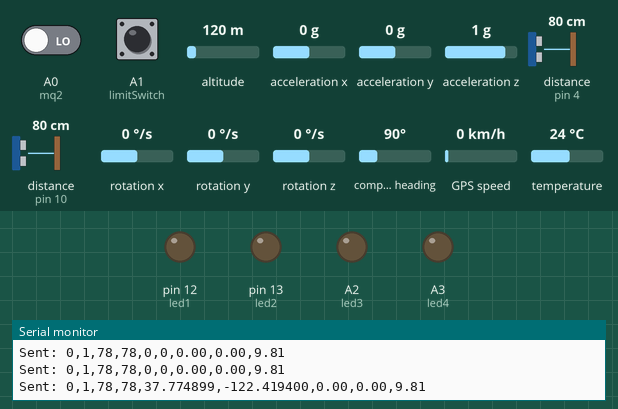
This sketch was run on a simulated Arduino Uno, built with avr-gcc and run on an emulated ATmega328P. Shown: output pins drawn as LEDs (lit = HIGH), the last lines printed to the serial monitor. Wiring (inferred from the names in the program): 2 × ultrasonic range finder: trigger pin 5, echo pin 4 / trigger pin 11, echo pin 10. The inputs (shaded band) are chosen by the test bench; at power-on: distance to the obstacle (sensors on pin 4, pin 10) 80 cm, A0 (mq2) LOW, A1 (limitSwitch) HIGH, altitude 120 m, acceleration x 0 g, acceleration y 0 g, acceleration z 1 g, rotation x 0 °/s, rotation y 0 °/s, rotation z 0 °/s, compass heading 90°, GPS speed 0 km/h, temperature 24 °C. The echo pulse lasts 58.3 µs per cm; the GPS gets a fix after 3 s at 37.7749, -122.4194 with 8 satellites; pins used as bus, display or sensor lines are not drawn.

Above: at 3.2 s.
3.3 s: distance to the obstacle (sensor on pin 4) set to 23 cm
4.8 s: distance to the obstacle (sensor on pin 4) set to 18 cm
At 6.0 s:
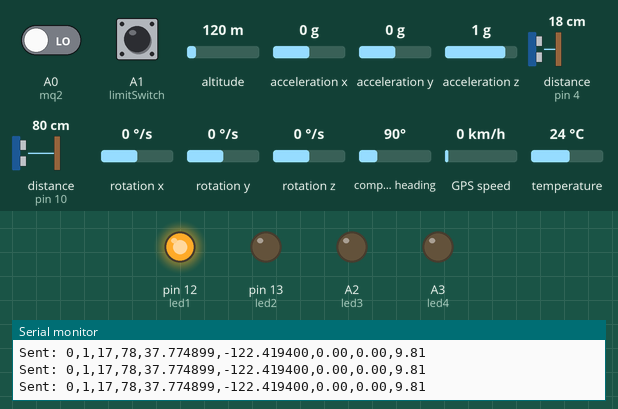
6.4 s: distance to the obstacle (sensor on pin 10) set to 23 cm
10.5 s: distance to the obstacle (sensor on pin 10) set to 19 cm
At 11.5 s:
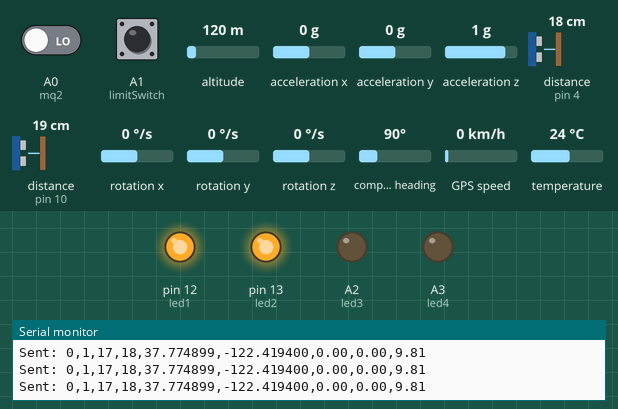
12.1 s: distance to the obstacle (sensor on pin 4) set to 60 cm
At 13.6 s:
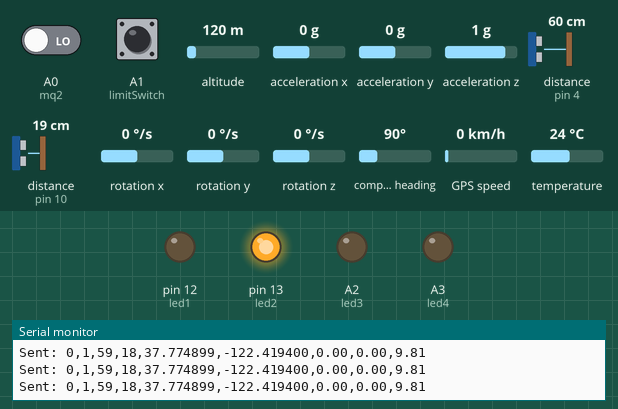
Timing chart, 0 to 15.1 s (numbered marks = the images above; inputs shaded):
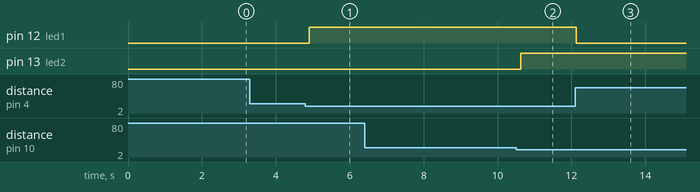

The sketch:

Helmet_Code_.ino
```cpp
#include <SoftwareSerial.h>
#include <TinyGPS++.h>
#include <Wire.h>
#include <Adafruit_MPU6050.h>
#include <Adafruit_Sensor.h>

// ===== Bluetooth =====
SoftwareSerial BT(3, 2); // RX | TX

// ===== GPS =====
SoftwareSerial GPS(7, 6); // RX | TX
TinyGPSPlus gps;

// ===== GSM =====
SoftwareSerial GSM(8, 9); // RX | TX (choose free pins)

// ===== MPU6050 =====
Adafruit_MPU6050 mpu;

// ===== Other sensors =====
#define mq2 A0
#define limitSwitch A1

#define trig1 5
#define echo1 4
#define trig2 11
#define echo2 10

#define led1 12
#define led2 13
#define led3 A2
#define led4 A3

long duration1, distance1;
long duration2, distance2;
String inputData = "";

unsigned long previousMillis = 0;
const unsigned long blinkInterval = 600;
bool led3State = false;
bool led4State = false;
int s1 = 0, s2 = 0;

void setup() {
  Serial.begin(9600);
  BT.begin(9600);
  GPS.begin(9600);
  GSM.begin(9600);

  pinMode(mq2, INPUT);
  pinMode(limitSwitch, INPUT_PULLUP);

  pinMode(trig1, OUTPUT);
  pinMode(echo1, INPUT);
  pinMode(trig2, OUTPUT);
  pinMode(echo2, INPUT);

  pinMode(led1, OUTPUT);
  pinMode(led2, OUTPUT);
  pinMode(led3, OUTPUT);
  pinMode(led4, OUTPUT);

  // ===== MPU6050 init =====
  if (!mpu.begin()) {
    Serial.println("MPU6050 not found!");
    while (1);
  }

  Serial.println("Master ready...");
  delay(2000);
}

void loop() {
  // ===== MQ2 Sensor =====
  int smoke = digitalRead(mq2) > 0 ? 1 : 0;

  // ===== Limit Switch =====
  int limitState = digitalRead(limitSwitch) == HIGH ? 1 : 0;

  // ===== Ultrasonic 1 =====
  digitalWrite(trig1, LOW);
  delayMicroseconds(2);
  digitalWrite(trig1, HIGH);
  delayMicroseconds(10);
  digitalWrite(trig1, LOW);
  duration1 = pulseIn(echo1, HIGH, 30000);
  distance1 = duration1 * 0.034 / 2;

  // ===== Ultrasonic 2 =====
  digitalWrite(trig2, LOW);
  delayMicroseconds(2);
  digitalWrite(trig2, HIGH);
  delayMicroseconds(10);
  digitalWrite(trig2, LOW);
  duration2 = pulseIn(echo2, HIGH, 30000);
  distance2 = duration2 * 0.034 / 2;

  // ===== LED control =====
  digitalWrite(led1, distance1 < 20 ? HIGH : LOW);
  digitalWrite(led2, distance2 < 20 ? HIGH : LOW);

  // ===== Non-blocking LED Blinking =====
  unsigned long currentMillis = millis();
  if (currentMillis - previousMillis >= blinkInterval) {
    previousMillis = currentMillis;
    if (s1 == 0 && s2 == 1) {
      led3State = !led3State;
      digitalWrite(led3, led3State);
      digitalWrite(led4, LOW);
    } else if (s1 == 1 && s2 == 0) {
      led4State = !led4State;
      digitalWrite(led4, led4State);
      digitalWrite(led3, LOW);
    } else {
      digitalWrite(led3, LOW);
      digitalWrite(led4, LOW);
    }
  }

  // ===== Receive Bluetooth =====
  while (BT.available()) {
    char c = BT.read();
    if (c == '\n') {
      processData(inputData);
      inputData = "";
    } else {
      inputData += c;
    }
  }

  // ===== GPS Reading =====
  while (GPS.available()) {
    gps.encode(GPS.read());
  }

  // ===== MPU6050 Reading =====
  sensors_event_t a, g, temp;
  mpu.getEvent(&a, &g, &temp);

  // ===== Send Data via Bluetooth =====
  String data = String(smoke) + "," + String(limitState) + "," + String(distance1) + "," + String(distance2);
  if (gps.location.isValid()) {
    data += "," + String(gps.location.lat(), 6) + "," + String(gps.location.lng(), 6);
  } else {
    data += ",0,0";
  }
  data += "," + String(a.acceleration.x) + "," + String(a.acceleration.y) + "," + String(a.acceleration.z);

  BT.println(data);
  Serial.println("Sent: " + data);

  delay(100);
}

void processData(String data) {
  data.trim();
  int commaIndex = data.indexOf(',');
  if (commaIndex > 0) {
    s1 = data.substring(0, commaIndex).toInt();
    s2 = data.substring(commaIndex + 1).toInt();

    Serial.print("Received Switches -> S1: ");
    Serial.print(s1);
    Serial.print(" | S2: ");
    Serial.println(s2);
  }
}
```

Measured:
- the behaviour switches between 21 and 20 cm on distance to the obstacle (sensor on pin 4) (found by bisection; images 0 and 1)
- the behaviour switches between 21 and 20 cm on distance to the obstacle (sensor on pin 10) (found by bisection; images 1 and 2)
- after the input at 4.8 s, pin 12 (led1): LOW → HIGH after 0.10 s
- after the input at 10.5 s, pin 13 (led2): LOW → HIGH after 0.13 s
- after the input at 12.1 s, pin 12 (led1): HIGH → LOW at once
